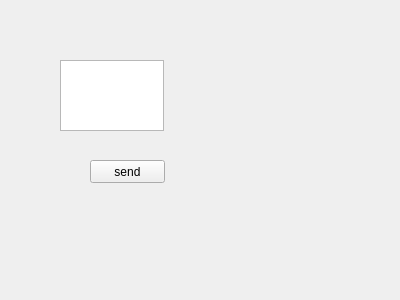
<?xml version="1.0" encoding="UTF-8"?>
<ui version="4.0">
 <class>test_bll</class>
 <widget class="QWidget" name="test_bll">
  <property name="geometry">
   <rect>
    <x>0</x>
    <y>0</y>
    <width>400</width>
    <height>300</height>
   </rect>
  </property>
  <property name="windowTitle">
   <string>Form</string>
  </property>
  <widget class="QTextEdit" name="textEdit">
   <property name="geometry">
    <rect>
     <x>60</x>
     <y>60</y>
     <width>104</width>
     <height>71</height>
    </rect>
   </property>
  </widget>
  <widget class="QPushButton" name="pushButton">
   <property name="geometry">
    <rect>
     <x>90</x>
     <y>160</y>
     <width>75</width>
     <height>23</height>
    </rect>
   </property>
   <property name="text">
    <string>send</string>
   </property>
  </widget>
 </widget>
 <resources/>
 <connections/>
</ui>
